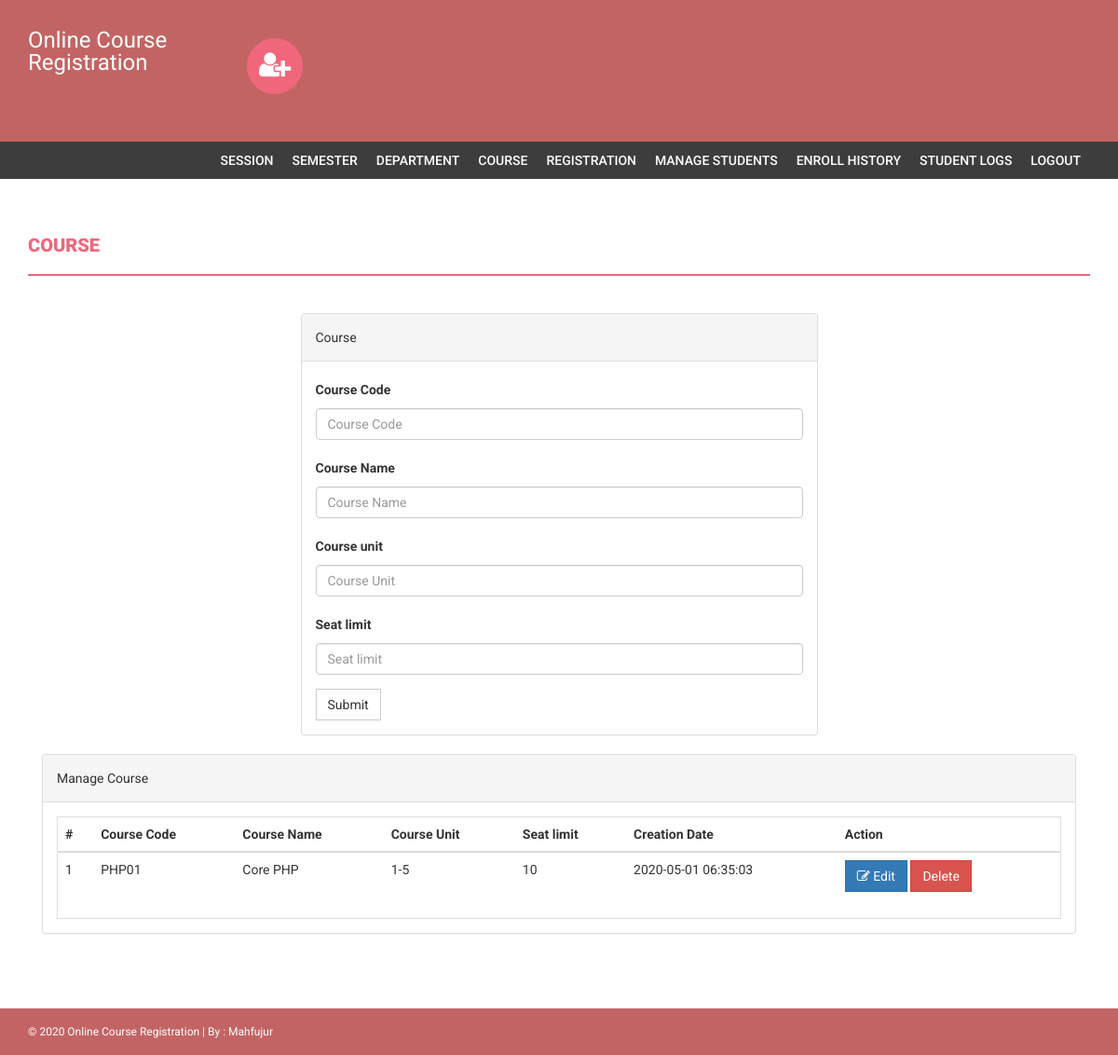
Page /admin/course.php (signed in) on the committed database.
### tables this page shows
CREATE TABLE `tbl_course` (
  `id` int(11) NOT NULL,
  `coursecode` varchar(255) NOT NULL,
  `coursename` varchar(255) NOT NULL,
  `courseunit` varchar(255) NOT NULL,
  `noofseat` varchar(255) NOT NULL,
  `createdate` timestamp NOT NULL DEFAULT CURRENT_TIMESTAMP ON UPDATE CURRENT_TIMESTAMP,
  `updatedate` timestamp NOT NULL DEFAULT '0000-00-00 00:00:00' ON UPDATE CURRENT_TIMESTAMP
);

### admin/course.php (the view, shortened to what this page needs)
<?php
if(strlen($_SESSION['alogin'])==0)
{
    header('location:index.php');
}
else{
   ?>
   <!DOCTYPE html>
   <html xmlns="http://www.w3.org/1999/xhtml">
   <head>
    <link href="assets/css/bootstrap.css" rel="stylesheet" />
    <link href="assets/css/font-awesome.css" rel="stylesheet" />
    <link href="assets/css/style.css" rel="stylesheet" />
</head>
<body>
    <?php include('includes/header.php');?>
    <?php if($_SESSION['alogin']!="")
    {
        include('includes/menubar.php');
    }
    ?>
    <div class="content-wrapper">
        <div class="container">
            <div class="row">
                <div class="col-md-12">
                    <h1 class="page-head-line">Course  </h1>
                </div>
            </div>
            <div class="row" >
                <div class="col-md-3"></div>
                <div class="col-md-6">
                    <div class="panel panel-default">
                        <div class="panel-heading">
                            Course
                        </div>
                        <div class="panel-body">
                            <form name="dept" method="post">
                                <div class="form-group">
                                    <label for="coursecode">Course Code  </label>
                                    <input type="text" class="form-control" id="coursecode" name="coursecode" placeholder="Course Code" required />
                                </div>
                                <div class="form-group">
                                    <label for="coursename">Course Name  </label>
                                    <input type="text" class="form-control" id="coursename" name="coursename" placeholder="Course Name" required />
                                </div>
                                <div class="form-group">
                                    <label for="courseunit">Course unit  </label>
                                    <input type="text" class="form-control" id="courseunit" name="courseunit" placeholder="Course Unit" required />
                                </div>
                                <div class="form-group">
                                    <label for="noofseat">Seat limit  </label>
                                    <input type="text" class="form-control" id="noofseat" name="noofseat" placeholder="Seat limit" required />
                                </div>
                                <button type="submit" name="submit" class="btn btn-default">Submit</button>
                            </form>
                        </div>
                    </div>
                </div>
            </div>
            <div class="col-md-12">
                <div class="panel panel-default">
                    <div class="panel-heading">
                        Manage Course
                    </div>
                    <div class="panel-body">
                        <div class="table-responsive table-bordered">
                            <table class="table">
                                <thead>
                                    <tr>
                                        <th>#</th>
                                        <th>Course Code</th>
                                        <th>Course Name </th>
                                        <th>Course Unit</th>
                                        <th>Seat limit</th>
                                        <th>Creation Date</th>
                                        <th>Action</th>
                                    </tr>
                                </thead>
                                <tbody>
                                    <?php
                                    $sql=mysqli_query($con,"select * from tbl_course");
                                    $cnt=1;
                                    while($row=mysqli_fetch_array($sql))
                                    {
                                        ?>
                                        <tr>
                                            <td><?php echo $cnt;?></td>
                                            <td><?php echo htmlentities($row['coursecode']);?></td>
                                            <td><?php echo htmlentities($row['coursename']);?></td>
                                            <td><?php echo htmlentities($row['courseunit']);?></td>
                                            <td><?php echo htmlentities($row['noofseat']);?></td>
                                            <td><?php echo htmlentities($row['createdate']);?></td>
                                            <td>
                                                <a href="edit-course.php?id=<?php echo $row['id']?>">
                                                    <button class="btn btn-primary"><i class="fa fa-edit "></i> Edit</button> </a>
                                                    <a href="course.php?id=<?php echo $row['id']?>" onClick="return confirm('Are you sure you want to delete?')">
                                                        <button class="btn btn-danger">Delete</button>
                                                    </a>
                                                </td>
                                            </tr>
                                            <?php
                                            $cnt++;
                                        } ?>
                                    </tbody>
                                </table>
                            </div>
                        </div>
                    </div>
                </div>
            </div>
        </div>
    <?php include('includes/footer.php');?>
</body>
</html>
<?php } ?>

### admin/assets/css/style.css (style rules this page uses)
body { font-family: 'Roboto', sans-serif; line-height: 30px; }
.content-wrapper { margin-top: 40px; min-height: 600px; padding-bottom: 60px; }
.page-head-line { font-weight: 900; padding-bottom: 20px; border-bottom: 2px solid #F0677C; text-transform: uppercase; color: #F0677C; font-size: 20px; margin-bottom: 40px; }
.btn { border-radius: 0px; -webkit-border-radius: 0px; -moz-border-radius: 0px; }

### rows in the picture
tbl_course: coursecode "PHP01", coursename "Core PHP", courseunit "1-5", noofseat "10", createdate "2020-05-01 06:35:03"

### other values in the picture
Date('Y') "2020"
